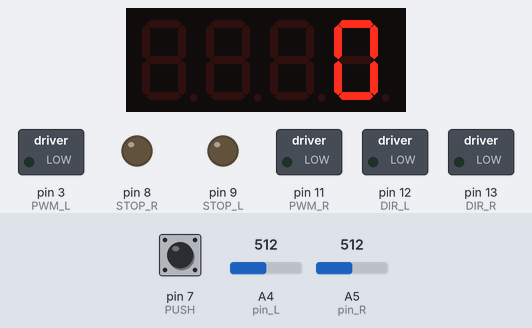
A sketch run on a simulated Arduino Uno, built with avr-gcc and run on an emulated ATmega328P. Shown: 4-digit seven-segment display, switched loads named in the sketch (green lamp = pin HIGH), output pins drawn as LEDs (lit = HIGH). The inputs (shaded band) are chosen by the test bench; at power-on: A4 (pin_L) = 512, pin 7 (PUSH) HIGH, A5 (pin_R) = 512.

Above: at 1.2 s.
1.3 s: A4 (pin_L) set to 529
At 2.2 s:
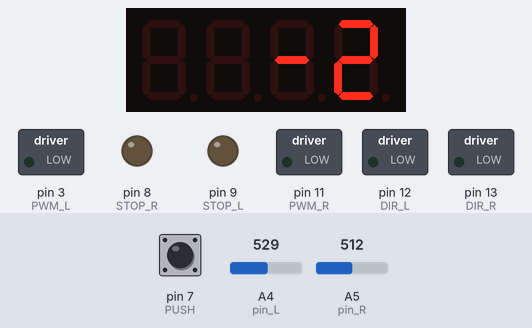
2.8 s: pin 7 (PUSH) pulled LOW for 0.15 s
At 3.9 s:
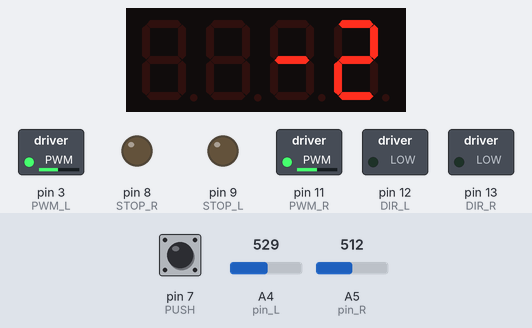
4.4 s: A5 (pin_R) set to 716
At 4.7 s:
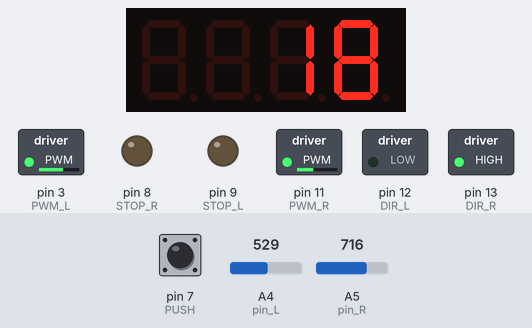
5.9 s: A4 (pin_L) set to 553
At 6.8 s:
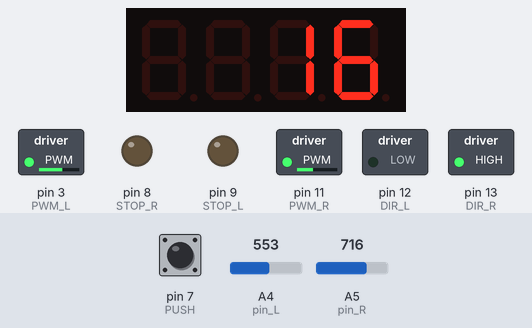
7.4 s: A4 (pin_L) set to 585
At 8.5 s:
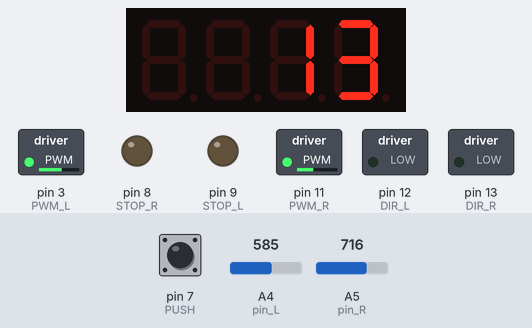
8.9 s: A5 (pin_R) set to 511
At 9.3 s:
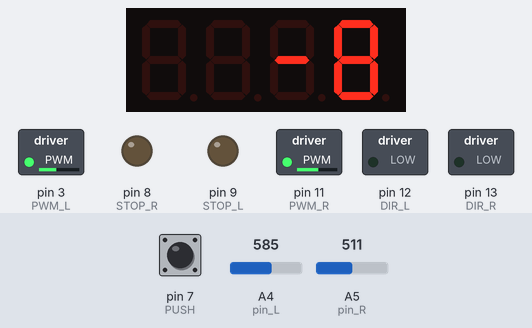
Timing chart, 0 to 11.4 s (numbered marks = the images above; inputs shaded):
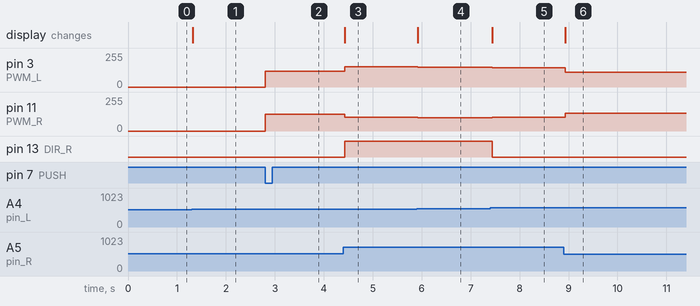

Measured:
- the behaviour switches between 512 and 513 on A4 (pin_L) (found by bisection; images 0 and 1)
- the behaviour switches between 566 and 567 on A4 (pin_L) (found by bisection; images 4 and 5)
- after the input at 1.3 s, the display: changes at once (image 1)
- after the input at 2.8 s, pin 3 (PWM_L): 0/255 → 120/255 at once; pin 11 (PWM_R): 0/255 → 126/255 at once
- after the input at 4.4 s, pin 3 (PWM_L): 120/255 → 151/255 at once; pin 11 (PWM_R): 126/255 → 104/255 at once; pin 13 (DIR_R): LOW → HIGH at once; the display: changes at once (image 3)
- after the input at 5.9 s, pin 3 (PWM_L): 151/255 → 148/255 at once; pin 11 (PWM_R): 104/255 → 101/255 at once; the display: changes at once (image 4)
- after the input at 7.4 s, pin 3 (PWM_L): 148/255 → 143/255 at once; pin 11 (PWM_R): 101/255 → 103/255 at once; pin 13 (DIR_R): HIGH → LOW at once; the display: changes at once (image 5)
- after the input at 8.9 s, pin 3 (PWM_L): 143/255 → 110/255 at once; pin 11 (PWM_R): 103/255 → 135/255 at once; the display: changes at once (image 6)

The sketch:

13i_Robot_Swiatlolub_2.0_zmienne.ino
```cpp
/********************************************************************
  MotorShield v.3

  Niebieskie złącze:
  Vin - zewnętrzne zasilanie silników 7-12V - zasila też Arduino
  GND - zewnętrzne zasilanie silników GND
  A: + - podłączenie silnika A
  B: + - podłączenie silnika B

  Sterowanie silnikami:
  12 - kierunek silnik A
  13 - kierunek silnik B
  3 - PWM silnik A
  11 - PWM silnik B
  9 - hamulec silnik A
  8 - hamules silnik B
  A0 - pomiar prądu silnik A
  A1 - pomiar prądu silnik B

*********************************************************************/
#include <TM1637Display.h>
#include "config.h"

#define DIR_L 12
#define DIR_R 13
#define PWM_L 3
#define PWM_R 11
#define STOP_L 9
#define STOP_R 8
#define pin_R A5
#define pin_L A4
#define CLK 2
#define DIO 4
#define PUSH 7

TM1637Display display(CLK, DIO);

// Zmienne pomocnicze
int wartosc_R = 0;
int wartosc_L = 0;
int roznica = 0;
boolean jazda = false;

void setup() {
  //Inicjacja potrzebnych wejść do sterowania silnikami
  pinMode(DIR_L, OUTPUT);
  pinMode(DIR_R, OUTPUT);
  pinMode(PWM_L, OUTPUT);
  pinMode(PWM_R, OUTPUT);
  pinMode(STOP_L, OUTPUT);
  pinMode(STOP_R, OUTPUT);
  pinMode(pin_R, INPUT);
  pinMode(pin_L, INPUT);
  pinMode(PUSH, INPUT_PULLUP);
  display.setBrightness(0x09);
}

// Funkcja sterująca lewym silnikiem
void motor_L(int V) {
  // Wyłączenie hamulca
  digitalWrite(STOP_L, LOW);
  if (V > 0) {
    // Przemapowanie prędkości z zakresu 0-100 na wartości wypełnienia 100-255
    V = map(V, 0, 100, 100, 255);
    digitalWrite(DIR_L, LOW);
    analogWrite(PWM_L, V);
  } else {
    // Jeśli prędkość poniżej zera to przyjmij wartość dodatnią
    V = abs(V);
    // Przemapowanie prędkości z zakresu 0-100 na wartości wypełnienia 100-255
    V = map(V, 0, 100, 100, 255);
    digitalWrite(DIR_L, HIGH);
    analogWrite(PWM_L, V);
  }
}

// Funkcja sterująca prawym silnikiem
void motor_R(int V) {
  // Wyłączenie hamulca
  digitalWrite(STOP_R, LOW);
  if (V > 0) {
    // Przemapowanie prędkości z zakresu 0-100 na wartości wypełnienia 100-255
    V = map(V, 0, 100, 100, 255);
    digitalWrite(DIR_R, LOW);
    analogWrite(PWM_R, V);
  } else {
    // Jeśli prędkość poniżej zera to przyjmij wartość dodatnią
    V = abs(V);
    // Przemapowanie prędkości z zakresu 0-100 na wartości wypełnienia 100-255
    V = map(V, 0, 100, 100, 255);
    digitalWrite(DIR_R, HIGH);
    analogWrite(PWM_R, V);
  }
}

// Hamowanie lewym silnikiem
void stop_L(void) {
  analogWrite(PWM_L, 0);
  digitalWrite(STOP_L, HIGH);
}

// Hamowanie prawym silnikiem
void stop_R(void) {
  analogWrite(PWM_R, 0);
  digitalWrite(STOP_R, HIGH);
}

void loop() {
  wartosc_R = analogRead(pin_R);
  wartosc_L = analogRead(pin_L);
  roznica = wartosc_R - wartosc_L;
  if (roznica < ROZNICA_MIN) {
    roznica = ROZNICA_MIN;
  } else if (roznica > ROZNICA_MAX) {
    roznica = ROZNICA_MAX;
  }
  int zmianaPredkosci = map(roznica, ROZNICA_MIN, ROZNICA_MAX, MAP_MIN, MAP_MAX);
  display.showNumberDec(zmianaPredkosci, false, 4, 0);

  if (digitalRead(PUSH) == LOW) {
    jazda = true;
  }
  if (jazda == true) {
    motor_L(LICZBA_START + zmianaPredkosci);
    motor_R(LICZBA_START - zmianaPredkosci);
  }
}
```

config.h
```cpp
#ifndef _config_H_
#define _config_H_

int ROZNICA_MIN = -200;
int ROZNICA_MAX = 200;
int MAP_MIN = -20;
int MAP_MAX = 20;
int LICZBA_START = 15;

#endif _config_H_
```
